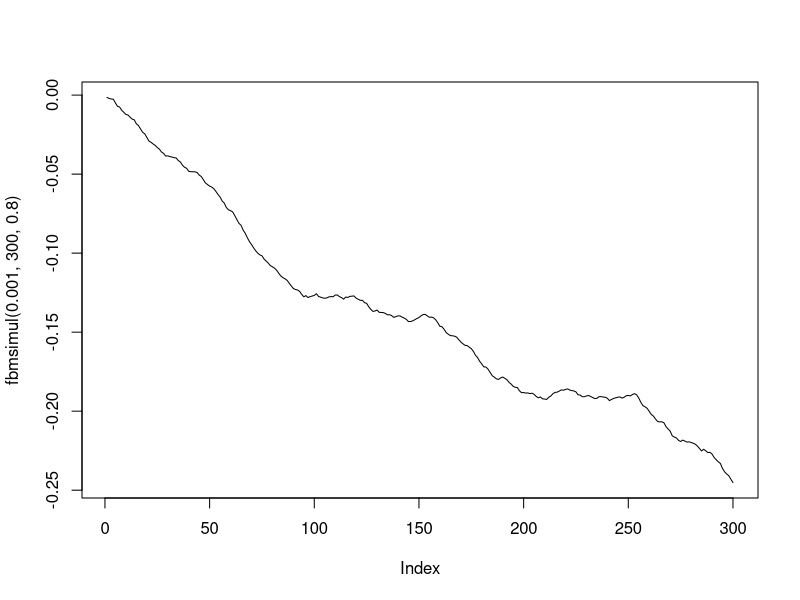

Source code (R):
fbmsimul<-function(sigma,taille,hurst){
  varcov<-matrix(nrow=taille,ncol=taille)
  for(i in 1:taille){
    for(j in 1:taille){
      varcov[i,j]=(i**(2*hurst)+j**(2*hurst)-(abs(i-j))**(2*hurst))*0.5*sigma**2
    }
  }
  x=rnorm(taille)
  varcov.chol<-t(chol(varcov))
  tirage=varcov.chol%*%x
  return(tirage)
}
brownien<-function(delta){
  x=seq(from=1/delta,to=1,by=1/delta)
  for(i in 2:delta){
    vect[i]=rnorm(n=1,0,1/delta)+vect[i-1]
  }
  return(vect)
}

plot(fbmsimul(0.001,300,0.8),type='l')
simulprix<-function(sigma,size,hurst,S0,vol,ttm){
  v<-c()
  v<-fbmsimul(sigma,size,hurst)
  s<-c()
  vect<-brownien(size)
  s[1]<-100
  for(i in 2:size){
    s[i]<-S0*exp(v[i]*vect[i]-0.5*v[i]**2*(ttm-(i/size)*ttm)**(2*hurst))
  }
  return(s[size])
}
